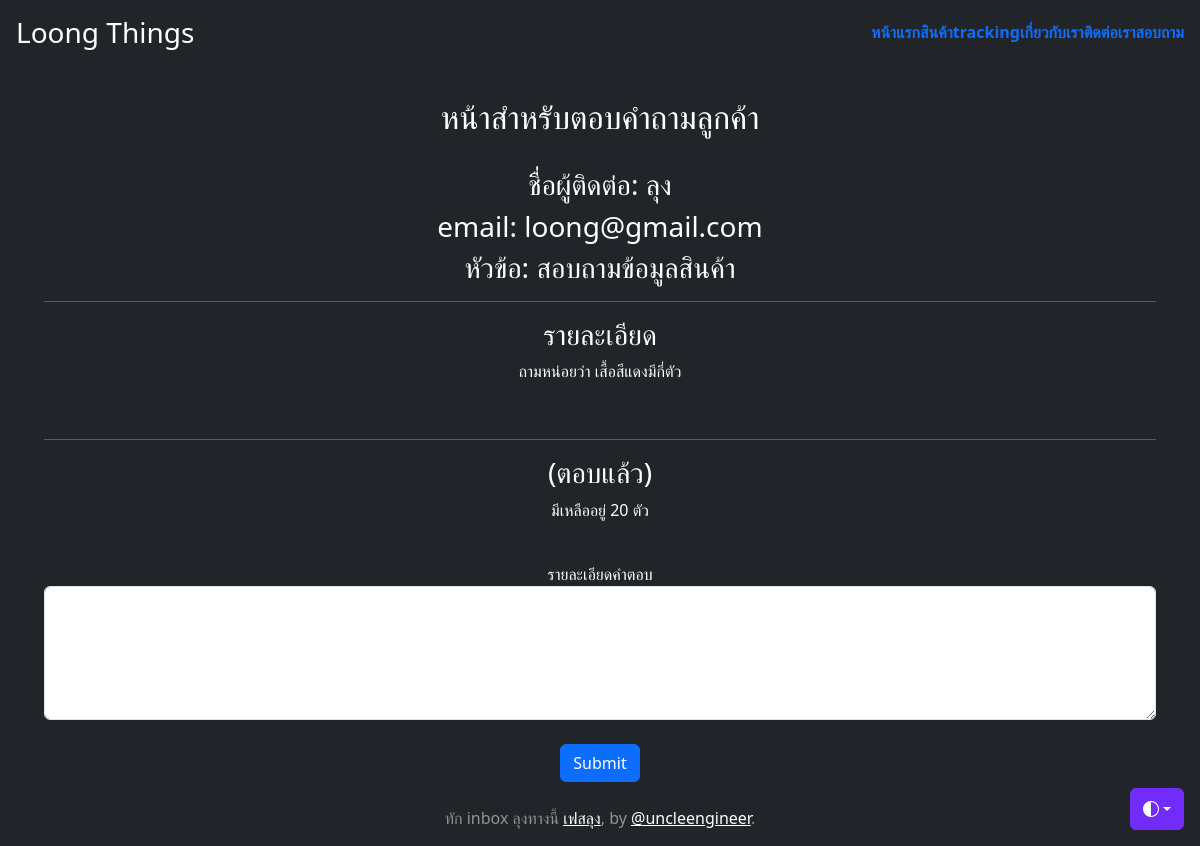
Screenshot of /answer/1 (signed in) with the database file from the repository.
### myapp/models.py (models this page shows, shortened)
class AskQA(models.Model):
    name = models.CharField(max_length=100, verbose_name='ชื่อผู้ติดต่อ')
    email = models.CharField(max_length=100,null=True,blank=True, verbose_name='อีเมล')
    title = models.CharField(max_length=100,null=True,blank=True, verbose_name='หัวข้อ')
    detail = models.TextField(null=True,blank=True, verbose_name='รายละเอียด')
    detail_answer = models.TextField(null=True,blank=True, verbose_name='คำตอบ')

### myapp/views.py (the view)
# urls.py: path('answer/<int:askid>', Answer, name='answer'),
@login_required
def Answer(request,askid):
    record = AskQA.objects.get(id=askid)
    if request.method == 'POST':
        data = request.POST.copy()
        detail_answer = data.get('detail_answer')
        record.detail_answer = detail_answer
        record.save()
    context = {'record':record}
    return render(request,'myapp/answer.html',context)

### myapp/templates/myapp/answer.html (shortened to what this page needs)
{% extends 'myapp/base.html' %}
{% block content %}
    <br><br>
    <h2>หน้าสำหรับตอบคำถามลูกค้า</h2><br>
    <div class="container">
        <center>
        <h3>ชื่อผู้ติดต่อ: {{record.name}}</h3>
        <h3>email: {{record.email}}</h3>
        <h3>หัวข้อ: {{record.title}}</h3>
        <hr>
        <h3>รายละเอียด</h3>
        <p>{{record.detail}}</p><br>
        <hr>
        {% if record.detail_answer %}
            <h3>(ตอบแล้ว)</h3>
            <p>{{record.detail_answer}}</p><br>
        {% endif %}
        </center>
    </div>
    <div class="container">
        <form method="POST">
            <div class="form-group">
                <label for="detail">รายละเอียดคำตอบ</label>
                <textarea class="form-control" rows="5" id="detail_answer" name="detail_answer"> </textarea>
            </div><br>
            <button type="submit" class="btn btn-primary">Submit</button><br><br>
        </form>
    </div>
{% endblock content %}

### rows the page displays
AskQA: name "ลุง", email "loong@gmail.com", title "สอบถามข้อมูลสินค้า", detail "ถามหน่อยว่า เสื้อสีแดงมีกี่ตัว", detail_answer "มีเหลืออยู่ 20 ตัว"
